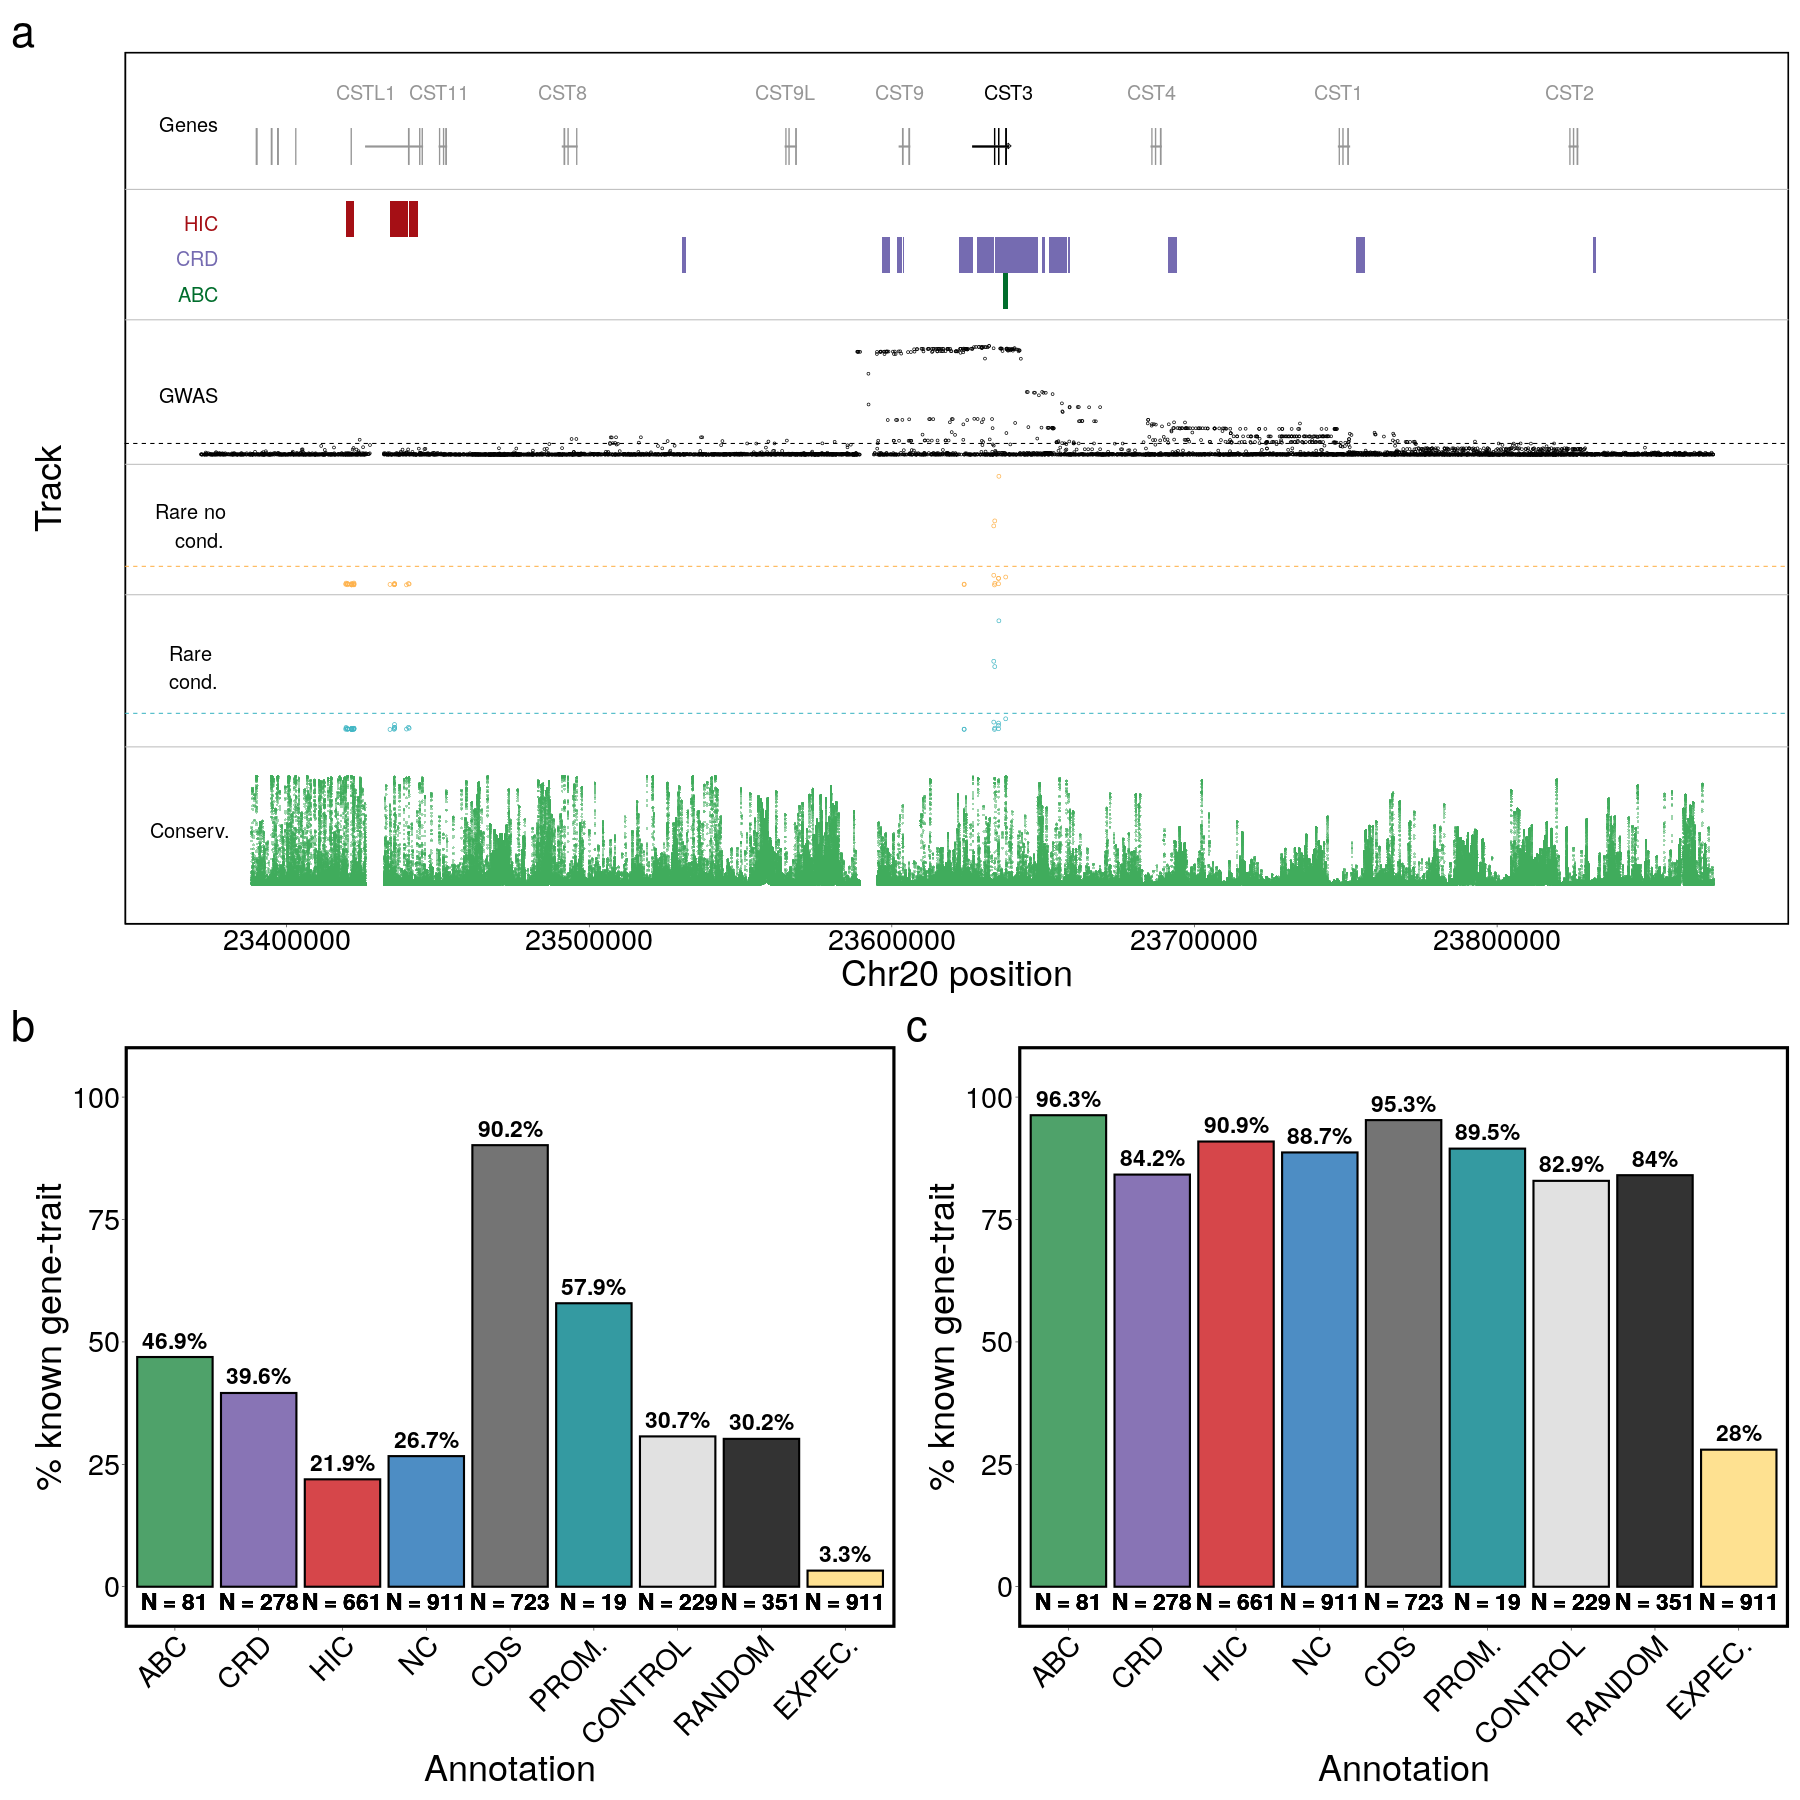

Source code (R):

library(data.table)
library(ggplot2)
library(patchwork)

# png("~/git/noncoding_rvat/figures/final/figure3.png",1800,1800)
pdf("~/git/noncoding_rvat/figures/final/figure3.pdf",25,25)

################################
# Panel A
################################

scale <- function(x){(x-min(x))/(max(x)-min(x))}

wantedGene = "ENSG00000101439"
wantedChr = "chr20"

cdsAllData = fread("~/git/noncoding_rvat/revision/example/CDS_wanted_genes.bed.gz", header = F)
geneData = fread("~/git/noncoding_rvat/supporting_data/autosomal_coding_genes.bed")
abcData = fread("~/git/noncoding_rvat/revision/example/CST3/ABC_CST3", header = F)
crdData = fread("~/git/noncoding_rvat/revision/example/CST3/CRD_CST3", header = F)
hicData = fread("~/git/noncoding_rvat/revision/example/CST3/HIC_CST3", header = F)
ncData = fread("~/git/noncoding_rvat/revision/example/CST3/NC_CST3", header = F)
gwasData = fread("~/git/noncoding_rvat/revision/example/CST3/panUKB.p30720.CST3.hg38.bed", header = F)
singleBeforeData = fread("~/git/noncoding_rvat/revision/example/CST3/NC.single.before_cond.chr20.p30720.regenie", header = F)
singleAfterData = fread("~/git/noncoding_rvat/revision/example/CST3/NC.single.after_cond.chr20.p30720.regenie", header = F)
consData = fread("~/git/noncoding_rvat/revision/example/CST3/hg38.phastCons30way.CST3.bed.gz")

singleBeforeData = singleBeforeData[V2 %in% ncData$V2]
singleAfterData = singleAfterData[V2 %in% ncData$V2]

tssData = fread("~/git/noncoding_rvat/supporting_data/gencode_coordinates.tsv")
tssData = tssData[V5 == wantedGene]
tssData$tss = tssData$V2
tssData[V4 == "-"]$tss = tssData[V4 == "-"]$V3

# min = min(tssData$tss) - 1000000
# max = max(tssData$tss) + 1000000
min = min(tssData$tss) - 250000
max = max(tssData$tss) + 250000
# min = min(tssData$tss) - 25000
# max = max(tssData$tss) + 25000

cdsData = unique(cdsAllData[V4 == wantedGene])
cdsOtherData = unique(cdsAllData[V1 == unique(cdsData$V1)][V2 > min & V3 < max])
wantedGeneData = geneData[V4 == wantedGene]
otherGeneData = geneData[V1 == wantedChr & V2 > min & V3 < max]

gwasData = gwasData[!is.na(V4)]
gwasData = rbind(gwasData, data.table("test",0,0,-log10(1e-9)))
gwasData$scaled = scale(gwasData$V4)
gwasDataThreshold = gwasData[V1 == "test"]$scaled
gwasData = gwasData[V1 != "test"]

singleBeforeData = rbind(singleBeforeData, data.table("test",0,"test","test",0,-log10(1e-9),"test"))
singleBeforeData$scaled = scale(singleBeforeData$V6)
singleBeforeDataThreshold = singleBeforeData[V1 == "test"]$scaled
singleBeforeData = singleBeforeData[V1 != "test"]

singleAfterData = rbind(singleAfterData, data.table("test",0,"test","test",-log10(1e-9)))
singleAfterData$scaled = scale(singleAfterData$V5)
singleAfterDataThreshold = singleAfterData[V1 == "test"]$scaled
singleAfterData = singleAfterData[V1 != "test"]

consData = consData[V2 > min & V3 < max]
consData$scaled = scale(consData$V4)

#####################
numTracks = 6
midFactor = 0.33

g1 = ggplot() +
  geom_rect(data = cdsOtherData, aes(xmin = V2, xmax = V3), ymin = numTracks + midFactor, ymax = numTracks + midFactor * 2, fill = "#969696", color = "#969696") +
  geom_rect(data = cdsData, aes(xmin = V2, xmax = V3), ymin = numTracks + midFactor, ymax = numTracks + midFactor * 2, fill = "black", color = "black") +
  geom_rect(data = otherGeneData, aes(xmin = V2, xmax = V3), ymin = numTracks + midFactor + 0.16, ymax = numTracks + midFactor + 0.17, fill = "#969696", color = "#969696") +
  geom_rect(data = wantedGeneData, aes(xmin = V2, xmax = V3), ymin = numTracks + midFactor + 0.16, ymax = numTracks + midFactor + 0.17, fill = "black", color = "black") +
  geom_text(data = otherGeneData[V6 != "CST3"], aes(x = V2, label = V6), y = numTracks + midFactor*3, size = 7, color = "#969696") + 
  annotate(geom = "text", label = "CST3", x = tssData$tss, y = numTracks + midFactor*3, size = 7) + 
  geom_point(data = tssData, aes(x = tss), y = numTracks + 0.5, fill = "black", color = "black", shape = 9) +
  geom_rect(data = abcData, aes(xmin = V2, xmax = V3), ymin = numTracks-1, ymax = numTracks-1 + midFactor*2, fill = "#006d2c") +
  geom_rect(data = crdData, aes(xmin = V2, xmax = V3), ymin = numTracks-1 + midFactor, ymax = numTracks-1 + midFactor*2, fill = "#756bb1") +
  geom_rect(data = hicData, aes(xmin = V2, xmax = V3), ymin = numTracks-1 + midFactor*2, ymax = numTracks-1 + midFactor*3, fill = "#a50f15") +
  geom_point(data = gwasData, aes(x = V2, y = scaled + numTracks - 3 + midFactor*2), fill = "black", color = "black", shape = 1, size = 1) +
  geom_hline(yintercept = gwasDataThreshold + numTracks - 3 + midFactor*2 + 0.1, color = "black", linetype = "dashed") +
  geom_point(data = singleBeforeData, aes(x = V2, y = scaled + numTracks - 4 + midFactor*2 - 0.2), fill = "#feb24c", color = "#feb24c", shape = 1) +
  geom_hline(yintercept = singleBeforeDataThreshold + numTracks - 4 + midFactor*2 - 0.2, color = "#feb24c", linetype = "dashed") +
  geom_point(data = singleAfterData, aes(x = V2, y = scaled + numTracks - 5 + midFactor - 0.2), fill = "#41b6c4", color = "#41b6c4", shape = 1) +
  geom_hline(yintercept = singleAfterDataThreshold + numTracks - 5 + midFactor - 0.2, color = "#41b6c4", linetype = "dashed") +
  geom_point(data = consData, aes(x = V2, y = V4 + numTracks - 6.3), color = "#41ab5d", size = 1, shape = 16, alpha = 0.5) +
  annotate(geom = "text", label = "Genes", x = min-11000, y = numTracks + 0.7, hjust = 1, size = 7) + 
  annotate(geom = "text", label = "HIC", x = min-11000, y = numTracks-1 + midFactor*3 - 0.2 , hjust = 1, color = "#a50f15", size = 7) + 
  annotate(geom = "text", label = "CRD", x = min-11000, y = numTracks-1 + midFactor*2 - 0.2, hjust = 1, color = "#756bb1", size = 7) + 
  annotate(geom = "text", label = "ABC", x = min-11000, y = numTracks-1 + midFactor - 0.2, hjust = 1, color = "#006d2c", size = 7) + 
  annotate(geom = "text", label = "GWAS", x = min-11000, y = numTracks-2 + 0.2, hjust = 1, color = "black", size = 7) + 
  annotate(geom = "text", label = "Rare no\n cond.", x = min-11000, y = numTracks-3, hjust = 0.9, color = "black", size = 7) + 
  annotate(geom = "text", label = "Rare \ncond.", x = min-11000, y = numTracks-4-0.3, hjust = 1, color = "black", size = 7) + 
  annotate(geom = "text", label = "Conserv.", x = min-11000, y = numTracks-5-0.8, hjust = 0.85, color = "black", size = 7) + 
  geom_hline(yintercept = numTracks + 0.1, color = "grey") + 
  geom_hline(yintercept = numTracks-1 - 0.1, color = "grey") + 
  geom_hline(yintercept = numTracks-2 - midFactor - 0.1, color = "grey") + 
  geom_hline(yintercept = numTracks-3 - midFactor - 0.3, color = "grey") + 
  geom_hline(yintercept = numTracks-4 - midFactor - 0.7, color = "grey") + 
  labs(tag = "a") +
  xlim(c(min-17000,max-17000)) +
  ylim(c(-0.3,numTracks + 1)) +
  xlab("Chr20 position") +
  ylab("Track") + 
  theme_linedraw() +
  theme(axis.text.y = element_blank(), text = element_text(size=36), axis.ticks.y = element_blank(),
        panel.grid.minor.y =  element_blank(), panel.grid.major.y = element_blank(), panel.grid.minor.x = element_blank(), panel.grid.major.x = element_blank(),
        panel.background = element_rect(colour = "black", fill = "white", size = 1.5)
  )


################################
# Panel B
################################

nAssoc = fread("~/git/noncoding_rvat/revision/known_replication/sample_size_gene_trait_assoc.txt")

data = fread("~/git/noncoding_rvat/revision/known_replication/full.summary")
data$pval_cutoff = data.table(unlist(lapply(data$V3, function(x) unlist(strsplit(x,"[.]"))[2])))$V1
data$annotation = data.table(unlist(lapply(data$V3, function(x) unlist(strsplit(x,"[.]"))[1])))$V1
data[annotation == "NC_shuffle"]$annotation = "EXPEC."
data[annotation == "PROMOTER"]$annotation = "PROM."
data[annotation == "JAVIERRE"]$annotation = "HIC"
colnames(data) = c("replication","percentage","V3","pval_cutoff","annotation")

data = merge(data, nAssoc, by = "annotation")


# Direct replication
g2 = ggplot(data[replication == "direct_replication"][pval_cutoff == "FDR0"], aes(x=annotation, y=percentage, fill = annotation )) +
  geom_bar( stat = "identity", position = "dodge", size = 1, color = "black", alpha = 0.8) +
  geom_text(aes(label = paste0(round(percentage,1),"%")), size = 8, fontface= "bold", vjust = -0.5) +
  annotate(geom = "text", label = paste("N =",data$FDR5), size = 8, fontface= "bold", x = data$annotation, y = -3, vjust = 0.5) +
  scale_x_discrete(limits = c("ABC","CRD","HIC","NC","CDS","PROM.","CONTROL","RANDOM","EXPEC.")) +
  labs(x="Annotation", y = "% known gene-trait", tag = "b") +
  guides(fill = "none") +
  ylim(c(-3,105)) +
  scale_fill_manual(values = c("#238b45","#6a51a3","#cb181d","#2171b5","#525252","#02818a","#d9d9d9","black","#fed976"), limits = c("ABC","CRD","HIC","NC","CDS","PROM.","CONTROL","RANDOM","EXPEC.")) +
  theme_linedraw() +
  theme(text = element_text(size=36), legend.position = c(0.40,0.85), axis.text.x = element_text(angle = 45, hjust = 1),
        panel.grid.major = element_blank(), panel.grid.minor = element_blank(),
        panel.border = element_rect(colour = "black", fill=NA, size=3))

################################
# Panel C
################################

# Window replication
g3 = ggplot(data[replication == "window_replication"][pval_cutoff == "FDR0"], aes(x=annotation, y=percentage, fill = annotation )) +
  geom_bar( stat = "identity", position = "dodge", size = 1, color = "black", alpha = 0.8) +
  geom_text(aes(label = paste0(round(percentage,1),"%")), size = 8, fontface= "bold", vjust = -0.5) +
  annotate(geom = "text", label = paste("N =",data$FDR5), size = 8, fontface= "bold", x = data$annotation, y = -3, vjust = 0.5) +
  scale_x_discrete(limits = c("ABC","CRD","HIC","NC","CDS","PROM.","CONTROL","RANDOM","EXPEC.")) +
  labs(x="Annotation", y = "% known gene-trait", tag = "c") +
  guides(fill = "none") +
  ylim(c(-3,105)) +
  scale_fill_manual(values = c("#238b45","#6a51a3","#cb181d","#2171b5","#525252","#02818a","#d9d9d9","black","#fed976"), limits = c("ABC","CRD","HIC","NC","CDS","PROM.","CONTROL","RANDOM","EXPEC.")) +
  theme_linedraw() +
  theme(text = element_text(size=36), legend.position = c(0.40,0.85), axis.text.x = element_text(angle = 45, hjust = 1),
        panel.grid.major = element_blank(), panel.grid.minor = element_blank(),
        panel.border = element_rect(colour = "black", fill=NA, size=3))

g1 / (g2 + g3) + plot_layout(heights = c(1.5, 1))

dev.off()



################################
# Source data
################################
# Merge regulatory regions (ABC, CRD, HIC)
panelA_regions <- rbind(
  data.table(type = "ABC", abcData),
  data.table(type = "CRD", crdData),
  data.table(type = "HIC", hicData)
)

# Merge GWAS and rare variant points
panelA_points <- rbind(
  data.table(type = "GWAS", gwasData[, .(V2, scaled)]),
  data.table(type = "Rare_no_cond", singleBeforeData[, .(V2, scaled)]),
  data.table(type = "Rare_cond", singleAfterData[, .(V2, scaled)])
)

# Conservation data
panelA_conservation <- consData[, .(V2, V4, scaled)]
setnames(panelA_conservation, c("position", "score", "scaled_score"))

## Source data
library(openxlsx)
write.xlsx(list(fig3a_regions = panelA_regions, fig3a_assoc = panelA_points, fig3a_conservation = panelA_conservation, 
                fig3b = data[replication == "direct_replication"][pval_cutoff == "FDR0"], fig3c = data[replication == "window_replication"][pval_cutoff == "FDR0"]), 
           "~git/noncoding_rvat/figures/final/source_data/Ribeiro_SourceData_Fig3.xlsx")
